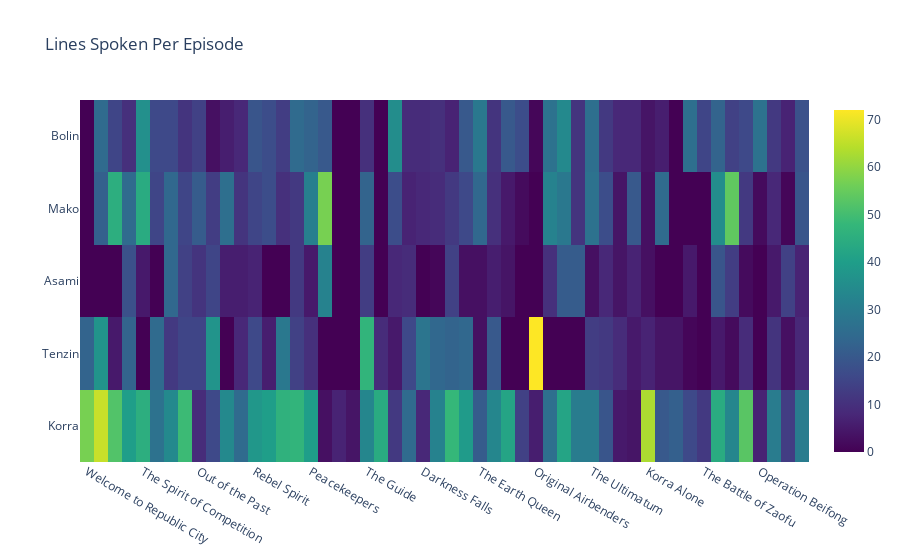

The notebook cell saved with this chart:
### Code cell
character_dialogue_heatmap(main_characters)

### Figure 1 — Plotly figure (JSON) as saved in the notebook; plotly's stock layout.template omitted (floating-point values rounded to 4 significant figures; data arrays with more than 128 entries replaced by an {"elided": "..."} marker saying what was removed)
{"data": [{"colorscale": [[0, "#440154"], [0.1111, "#482878"], [0.2222, "#3e4989"], [0.3333, "#31688e"], [0.4444, "#26828e"], [0.5556, "#1f9e89"], [0.6667, "#35b779"], [0.7778, "#6ece58"], [0.8889, "#b5de2b"], [1, "#fde725"]], "type": "heatmap", "x": ["Welcome to Republic City", "A Leaf in the Wind", "The Revelation", "The Voice in the Night", "The Spirit of Competition", "And the Winner Is...", "The Aftermath", "When Extremes Meet", "Out of the Past", "Turning the Tides", "Skeletons in the Closet", "Endgame", "Rebel Spirit", "The Southern Lights", "Civil Wars: Part 1", "Civil Wars: Part 2", "Peacekeepers", "The Sting", "Beginnings, Part 1", "Beginnings, Part 2", "The Guide", "A New Spiritual Age", "Night of a Thousand Stars", "Harmonic Convergence", "Darkness Falls", "Light in the Dark", "A Breath of Fresh Air", "Rebirth", "The Earth Queen", "In Harm's Way", "The Metal Clan", "Old Wounds", "Original Airbenders", "The Terror Within", "The Stakeout", "Long Live the Queen", "The Ultimatum", "Enter the Void", "Venom of the Red Lotus", "After All These Years", "Korra Alone", "The Coronation", "The Calling", "Enemy at the Gates", "The Battle of Zaofu", "Reunion", "Remembrances", "Beyond the Wilds", "Operation Beifong", "Kuvira's Gambit", "Day of the Colossus", "The Last Stand"], "y": ["Korra", "Tenzin", "Asami", "Mako", "Bolin"], "z": {"elided": "5x52 int values"}}], "layout": {"title": {"text": "Lines Spoken Per Episode"}, "xaxis": {"nticks": 15}}}
